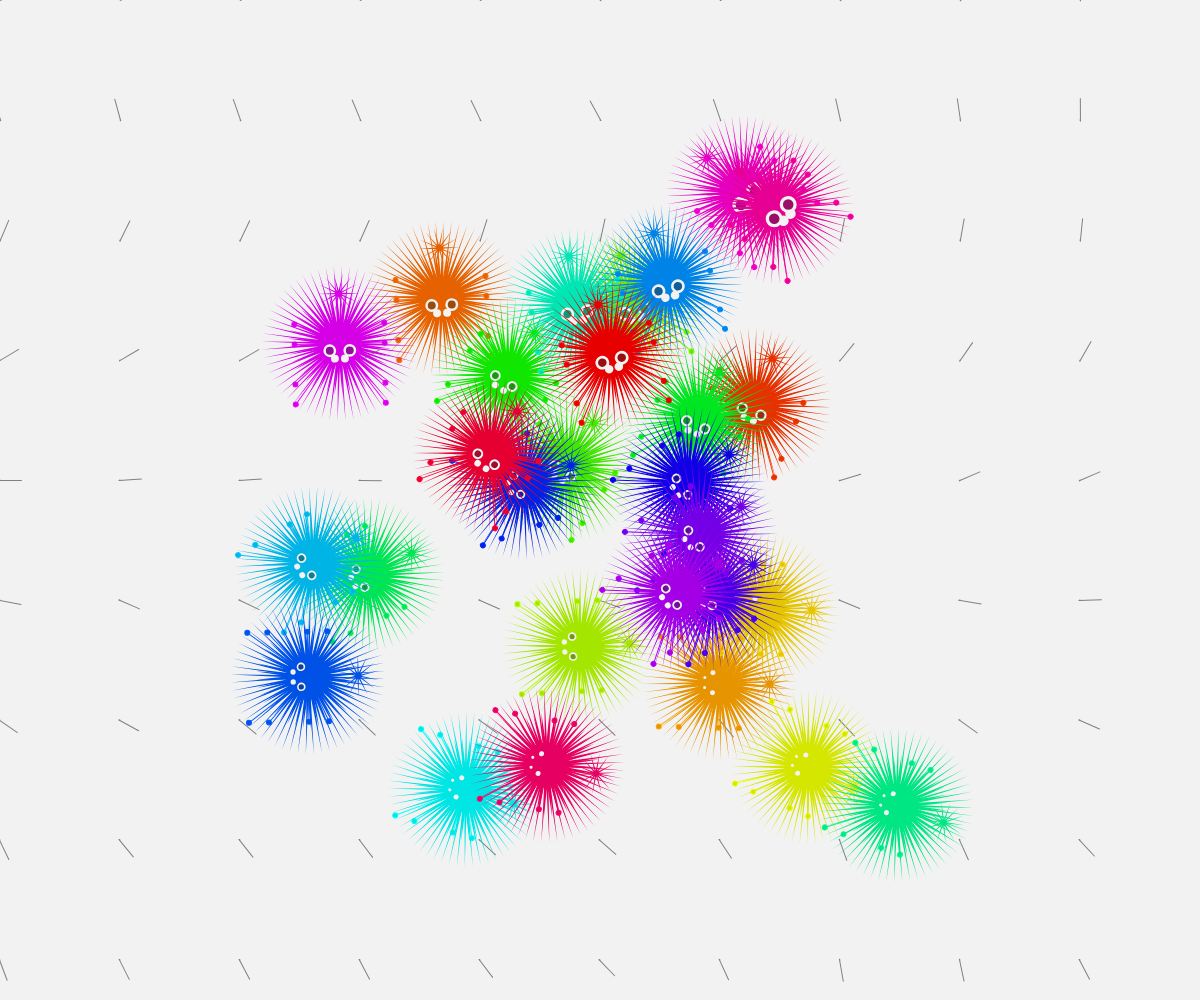
Frame 1 (no input)
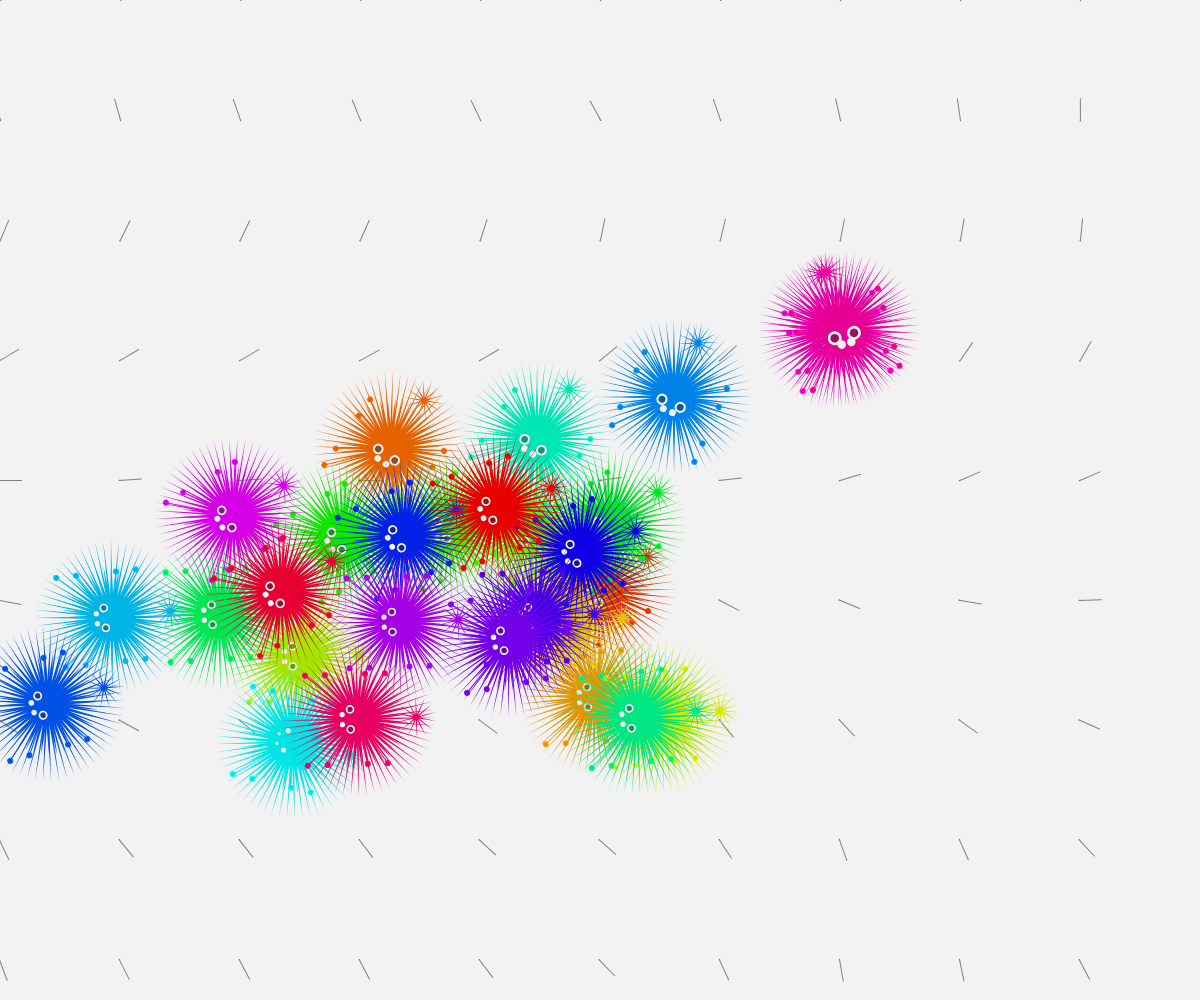
Frame 60 (no input)
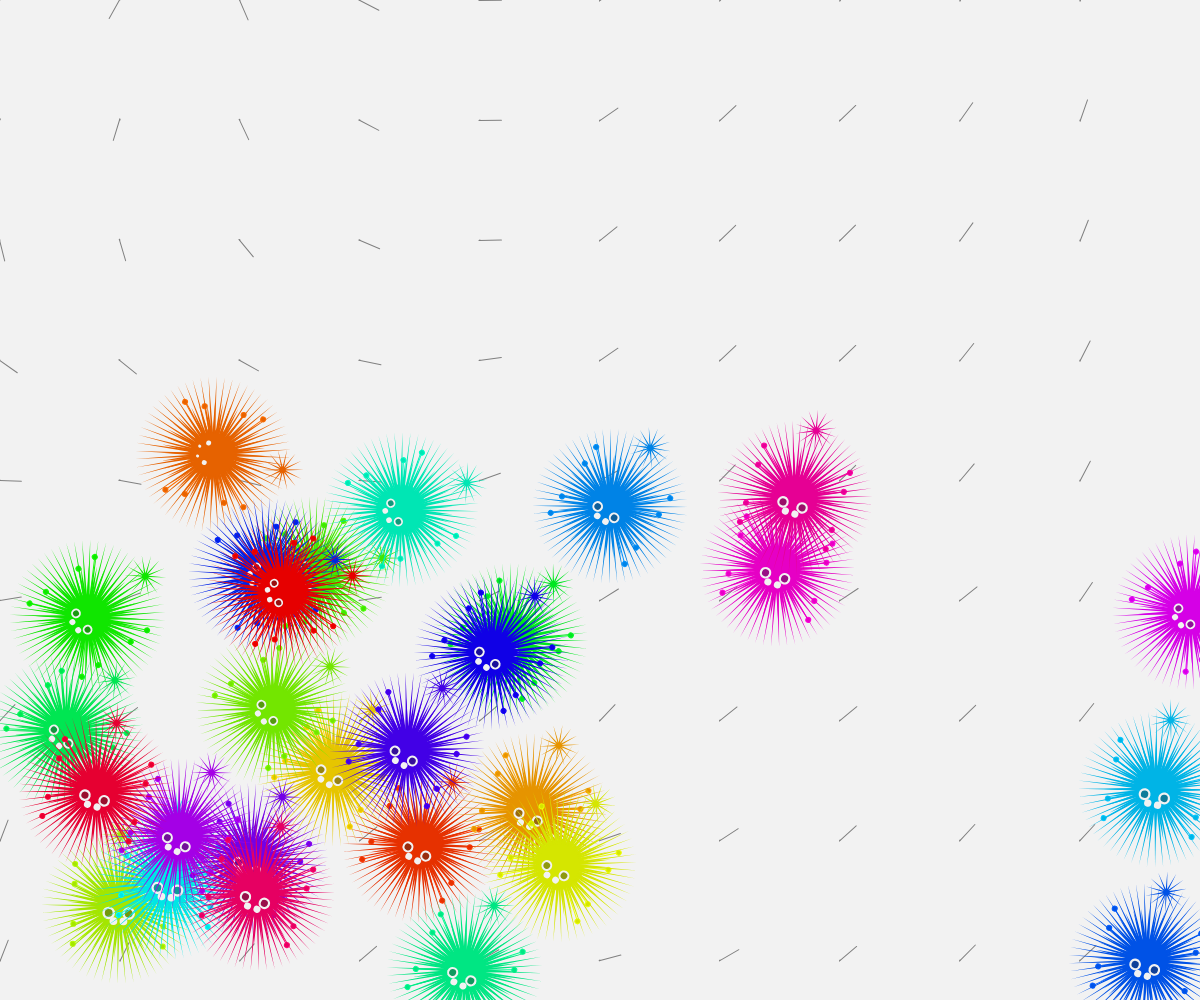
Frame 120 (the mouse pressed at the canvas centre since frame 60)

The p5.js sketch that drew these frames (run headless with seeded random() and noise() and a simulated clock; from frame 60 on, the mouse is pressed at the canvas centre):

// p5.js sketch
// ── sketch.js
// Daniel Shiffman
// https://www.kadenze.com/courses/the-nature-of-code
// http://natureofcode.com/
// Session 3: Flow Field Following

// Via Reynolds: http://www.red3d.com/cwr/steer/FlowFollow.html

// Using this variable to decide whether to draw all the stuff
var debug = true;
var h ;

// Flowfield object
var flowfield;
// An ArrayList of vehicles
var vehicles = [];
// set ragnetti colors
var colors = 0;

function setup() {
  h = random(0, 100);
  createCanvas(windowWidth, windowHeight);
  colorMode(HSB, 100, 100, 100);  
  noStroke();
  frameRate(1000)
  flowfield = new FlowField(120);
  
  // many rainbow puffs
  var pmanypuffs = 28;
  for (var i = 0; i < pmanypuffs; i++) {
    colors = colors + 100/pmanypuffs;
    vehicles.push(new Vehicle(random(width/2+(height/1.618)/2, width/2-(height/1.618)/2), random(height/2+(height/1.618)/2, height/2-(height/1.618)/2), random(2, 6), random(0.1, 0.5), colors));
  }
}

function draw() {
  background(h, 0, 95); 
  
  // Display the flowfield 
  flowfield.display();
  
  /*push()
  blendMode(SCREEN);
  fill(h, 0, 98, 10);
  rect(0, 0, width, height)
  pop()*/
  
  
  // Tell all the vehicles to follow the flow field
  for (var i = 0; i < vehicles.length; i++) {
    vehicles[i].follow(flowfield);
    vehicles[i].run();
  }

}

// Make a new flowfield
function mousePressed() {
  flowfield.init();
}



// ── flowfield.js
// Daniel Shiffman
// https://www.kadenze.com/courses/the-nature-of-code
// http://natureofcode.com/
// Session 3: Flow Field Following

function FlowField(r) {
  // How large is each "cell" of the flow field
  this.resolution = r;
  // Determine the number of columns and rows based on sketch's width and height
  this.cols = width / this.resolution;
  this.rows = height / this.resolution;
  // A flow field is a two dimensional array of p5.Vectors
  // We can't make 2D arrays, but this is sort of faking it
  this.make2Darray = function(n) {
    var array = [];
    for (var i = 0; i < n; i++) {
      array[i] = [];
    }
    return array;
  };
  this.field = this.make2Darray(this.cols);

  this.init = function() {
    // Reseed noise so we get a new flow field every time
    // Need to get noise working
    noiseSeed(Math.floor(random(10000)));
    var xoff = 0;
    for (var i = 0; i < this.cols; i++) {
      var yoff = 0;
      for (var j = 0; j < this.rows; j++) {
       var theta = map(noise(xoff, yoff), 0, 1, 0, TWO_PI);
        //var theta = map(sin(xoff)+cos(yoff),-2,2,0,TWO_PI);
        // Polar to cartesian coordinate transformation to get x and y components of the vector
        this.field[i][j] = createVector(cos(theta), sin(theta));
        yoff += 0.1;
      }
      xoff += 0.1;
    }
  };
  this.init();

  // Draw every vector
  this.display = function() {
    for (var i = 0; i < this.cols; i++) {
      for (var j = 0; j < this.rows; j++) {
        drawVector(this.field[i][j], i * this.resolution, j * this.resolution, this.resolution - 20);
      }
    }
  };

  this.lookup = function(lookup) {
    var column = Math.floor(constrain(lookup.x / this.resolution, 0, this.cols - 1));
    var row = Math.floor(constrain(lookup.y / this.resolution, 0, this.rows - 1));
    //println(lookup.x);
    return this.field[column][row].copy();
  };

  // Renders a vector object 'v' as an arrow and a location 'x,y'
  var drawVector = function(v, x, y, scayl) {
    push();
    var arrowsize = 20;
    // Translate to location to render vector
    translate(x, y);
   // stroke(200, 100);

    // Call vector heading function to get direction (note that pointing to the right is a heading of 0) and rotate
    rotate(v.heading());
    // Calculate length of vector & scale it to be bigger or smaller if necessary
    var len = v.mag() ;
    // Draw three lines to make an arrow (draw pointing up since we've rotate to the proper direction)
    stroke(50)
    line(0, 0, len, 0);
    //ellipse(len, 0, arrowsize*10, arrowsize*len);
    /*beginShape();
      vertex(len, arrowsize*10);
      vertex(len-arrowsize*3,-arrowsize*3);
      vertex(0, len);
      endShape(CLOSE);*/
    line(len,0,len-arrowsize,-arrowsize/2);
    pop();
  };
}
// ── vehicle.js
// Daniel Shiffman Base
// https://www.kadenze.com/courses/the-nature-of-code
// http://natureofcode.com/
// Rainbow Puffs 

// The "PUFF" constructor

function Vehicle(x,y,ms,mf, colors) {
  this.position = createVector(x,y);
  this.acceleration = createVector(0,0);
  this.velocity = createVector(0,0);
  this.r = 3;
  this.maxspeed = ms || 3;
  this.maxforce = mf || 0.8;

  this.run = function() {
    this.update();
    this.borders();
    this.display();
  }

  // Implementing Reynolds' flow field following algorithm
  // http://www.red3d.com/cwr/steer/FlowFollow.html
  this.follow = function(flow) {
    // What is the vector at that spot in the flow field?
    var desired = flow.lookup(this.position);
    // Scale it up by maxspeed
    desired.mult(this.maxspeed);
    // Steering is desired minus velocity
    var steer = p5.Vector.sub(desired, this.velocity);
    steer.limit(this.maxforce);  // Limit to maximum steering force
    this.applyForce(steer);
  }

  this.applyForce = function(force) {
    // We could add mass here if we want A = F / M
    this.acceleration.add(force);
  }

    
  this.update = function() {
     fill(colors, 100, 90);
    // Update velocity
    this.velocity.add(this.acceleration);
    // Limit speed
    this.velocity.limit(this.maxspeed);
    this.position.add(this.velocity);
    // Reset accelerationelertion to 0 each cycle
    this.acceleration.mult(0);
  }

  // Wraparound
  this.borders = function() {
    if (this.position.x < -this.r) this.position.x = width-this.r;
    if (this.position.y < -this.r) this.position.y = height-this.r;
    if (this.position.x > width+this.r) this.position.x = this.r;
    if (this.position.y > height+this.r) this.position.y = this.r;
  }


  this.display = function() {
    // Draw a Puff rotated in the direction of velocity
    var theta = this.velocity.heading() + PI/2;
    var erre = this.r;
    var eye= constrain(20/theta*2, 5, 20);
    y = y + 3;
            
    push();
    
    //rotate Puff
    translate(this.position.x,this.position.y);
    rotate(theta);

    // Legs moovement
    if (y <= 0-20 || y >= 0+40) {
      y = 0;
    }
      
    coda(x, y, erre)
    leg01(y, erre, colors);
    leg02(y, erre, colors);
    body(theta, colors);
    eyes(eye, colors);
    
    pop();
  }
}


function star(x, y, radius1, radius2, npoints) {
  var angle = TWO_PI / npoints;
  var halfAngle = angle/2.0;
  beginShape();
  for (var a = 0; a < TWO_PI; a += angle) {
    var sx = x + cos(a) * radius2;
    var sy = y + sin(a) * radius2;
    vertex(sx, sy);
    sx = x + cos(a+halfAngle) * radius1;
    sy = y + sin(a+halfAngle) * radius1;
    vertex(sx, sy);
  }
  endShape(CLOSE);
}

function coda(x, y, erre){
  star(0, y+50, 3, 21, 14);
}

function leg01(y, erre, colors){
  stroke(colors, 100, 100);
  line(0, 0, erre*15, y);
  ellipse(erre*15, y, 5, 5);
  line(0, 0, -erre*15, y);
  ellipse(-erre*15, y, 5, 5);
  line(0, 0, erre*15, y+20);
  ellipse(erre*15, y+20, 5, 5);
  line(0, 0, -erre*15, y+20);
  ellipse(-erre*15, y+20, 5, 5)
}

function leg02(y, erre, colors){
  stroke(colors, 100, 100);
  line(0, 0, erre*15, y-40);
  ellipse(erre*15,y-40, 5, 5);
  line(0, 0, -erre*15, y-40);
  ellipse(-erre*15, y-40, 5, 5);
  line(0, 0, erre*15, y-60);
  ellipse(erre*15, y-60, 5, 5);
  line(0, 0, -erre*15, y-60);
  ellipse(-erre*15, y-60, 5, 5);
}

function body(theta){
    noStroke();
    push()
    for(var i = 1; i <= 3; ++i){
      rotate(theta)
      star(0, 0, 20, 26*i, 20*i)
    }
    pop();
}

function eyes(eye, colors){
    fill(100, 0, 95);
    ellipse(-10, -7, eye, eye);
    ellipse(10, -7, eye, eye);
    ellipse(-5, -15, eye/1.618, eye/1.618);
    ellipse(5, -15, eye/1.618, eye/1.618);
     
    if (eye >=8){
      fill(colors, 90, 60);
      ellipse(-10, -7, eye/1.618, eye/1.618);
      ellipse(10, -7, eye/1.618, eye/1.618);
    }
}
